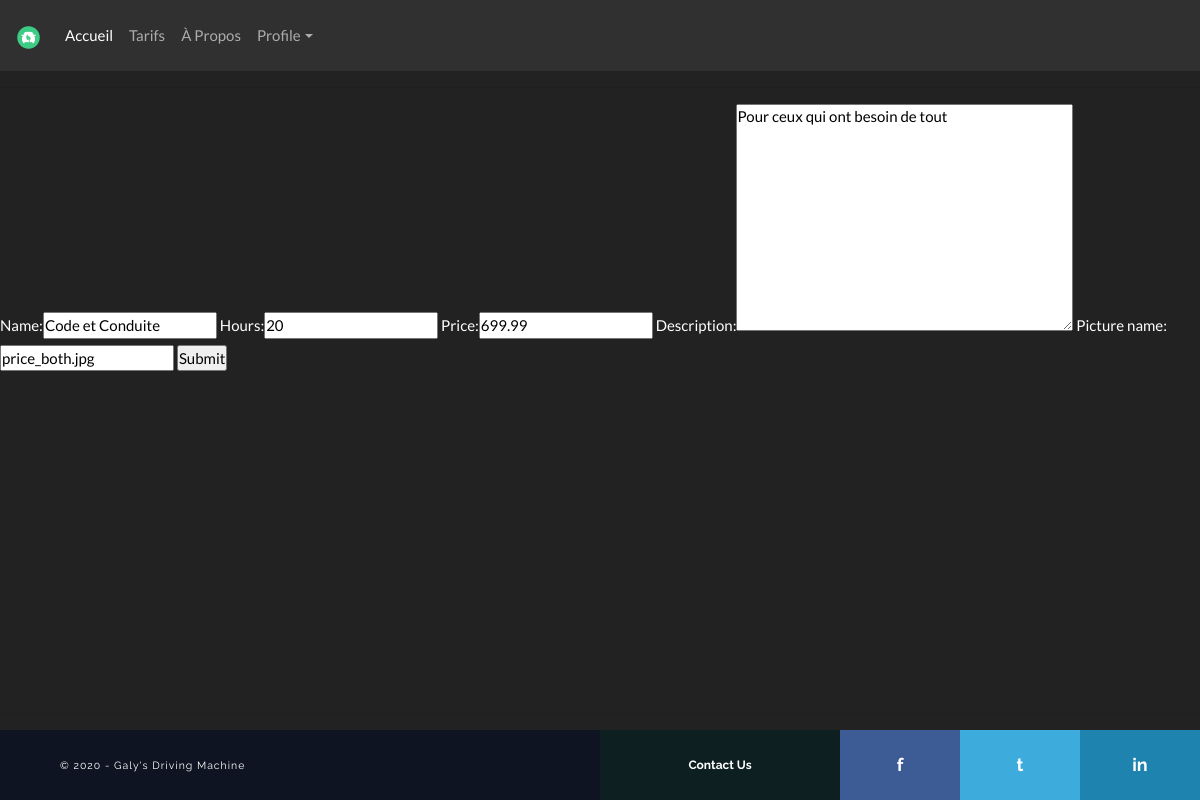
Page /update_bundle/3/ (signed in) on the committed database.
### accounts/models.py (models this page shows, shortened)
class Bundle(models.Model):
    name = models.CharField(max_length=255, null=False)
    hours = models.IntegerField(null=False)
    price = models.FloatField(null=False)
    description = models.TextField(null=True)
    picture_name = models.CharField(max_length=255, null=True)

### accounts/decorators.py (the view)
        def wrapper_func(request, *args, **kwargs):
            group = None
            if request.user.groups.exists():
                group = request.user.groups.all()[0].name
            if group in allowed:
                return view_func(request, *args, **kwargs)
            else:
                return HttpResponse('Vous n\'êtes pas autorisés à voir cette page')

### accounts/forms.py
class BundleForm(ModelForm):
    class Meta:
        model = Bundle
        fields = '__all__'

### accounts/views.py (called while the page is built)
@login_required(login_url='login')
@allowed_users(allowed=['secretary', 'admin'])
def updateBundle(request, pk):
    bundle = Bundle.objects.get(id=pk)
    form = BundleForm(instance=bundle)
    if request.method == 'POST':
        form = BundleForm(request.POST, instance=bundle)
        if form.is_valid():
            form.save()
            return redirect('admin_panel')
    else:
        context = {'form': form}
        return render(request, 'accounts/create_bundle.html', context)

### accounts/templates/accounts/create_bundle.html (shortened to what this page needs)
{% extends 'accounts/main.html' %}
{% load static %}
{% block content %}
<form action="" method="POST">
    {{form}}
    <input type="submit" name="Submit">
</form>
{% endblock %}

### static/css/style.css (style rules this page uses)
* { margin: 0; padding: 0; }
html, body { height: 100%; }
body { display: flex; flex-direction: column; }

### rows in the picture
Bundle: name "Code et Conduite", hours "20", price "699.99", description "Pour ceux qui ont besoin de tout", picture_name "price_both.jpg"
